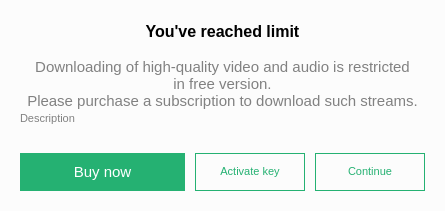
<?xml version="1.0" encoding="UTF-8"?>
<ui version="4.0">
 <class>AlertDialog</class>
 <widget class="QDialog" name="AlertDialog">
  <property name="windowModality">
   <enum>Qt::NonModal</enum>
  </property>
  <property name="geometry">
   <rect>
    <x>0</x>
    <y>0</y>
    <width>440</width>
    <height>234</height>
   </rect>
  </property>
  <property name="sizePolicy">
   <sizepolicy hsizetype="Preferred" vsizetype="Preferred">
    <horstretch>0</horstretch>
    <verstretch>0</verstretch>
   </sizepolicy>
  </property>
  <property name="minimumSize">
   <size>
    <width>400</width>
    <height>0</height>
   </size>
  </property>
  <property name="maximumSize">
   <size>
    <width>16777215</width>
    <height>16777215</height>
   </size>
  </property>
  <property name="font">
   <font>
    <pointsize>8</pointsize>
   </font>
  </property>
  <property name="contextMenuPolicy">
   <enum>Qt::NoContextMenu</enum>
  </property>
  <property name="windowTitle">
   <string>Limitations</string>
  </property>
  <property name="styleSheet">
   <string notr="true">#AlertDialog {
    background-color:#FCFCFC;
}</string>
  </property>
  <property name="locale">
   <locale language="English" country="UnitedStates"/>
  </property>
  <property name="modal">
   <bool>false</bool>
  </property>
  <layout class="QVBoxLayout" name="verticalLayout">
   <property name="spacing">
    <number>0</number>
   </property>
   <property name="sizeConstraint">
    <enum>QLayout::SetFixedSize</enum>
   </property>
   <property name="leftMargin">
    <number>20</number>
   </property>
   <property name="topMargin">
    <number>22</number>
   </property>
   <property name="rightMargin">
    <number>20</number>
   </property>
   <property name="bottomMargin">
    <number>20</number>
   </property>
   <item>
    <widget class="QWidget" name="wgtCaption" native="true">
     <property name="font">
      <font>
       <family>Tahoma</family>
      </font>
     </property>
     <layout class="QVBoxLayout" name="verticalLayout_3">
      <property name="spacing">
       <number>0</number>
      </property>
      <property name="leftMargin">
       <number>0</number>
      </property>
      <property name="topMargin">
       <number>0</number>
      </property>
      <property name="rightMargin">
       <number>0</number>
      </property>
      <property name="bottomMargin">
       <number>17</number>
      </property>
      <item>
       <widget class="QLabel" name="lblCaption">
        <property name="font">
         <font>
          <family>Tahoma</family>
          <pointsize>12</pointsize>
          <weight>75</weight>
          <italic>false</italic>
          <bold>true</bold>
          <kerning>true</kerning>
         </font>
        </property>
        <property name="styleSheet">
         <string notr="true">#lblCaption {
    color: black;
    font: normal 12pt &quot;Tahoma&quot;;
    font-weight: bold;
    text-align: center;
}</string>
        </property>
        <property name="text">
         <string>You've reached limit</string>
        </property>
        <property name="alignment">
         <set>Qt::AlignCenter</set>
        </property>
       </widget>
      </item>
     </layout>
    </widget>
   </item>
   <item>
    <widget class="QWidget" name="wgtContent" native="true">
     <property name="sizePolicy">
      <sizepolicy hsizetype="Preferred" vsizetype="Preferred">
       <horstretch>0</horstretch>
       <verstretch>0</verstretch>
      </sizepolicy>
     </property>
     <property name="minimumSize">
      <size>
       <width>0</width>
       <height>0</height>
      </size>
     </property>
     <property name="styleSheet">
      <string notr="true"/>
     </property>
     <layout class="QVBoxLayout" name="verticalLayout_2">
      <property name="spacing">
       <number>0</number>
      </property>
      <property name="leftMargin">
       <number>0</number>
      </property>
      <property name="topMargin">
       <number>0</number>
      </property>
      <property name="rightMargin">
       <number>0</number>
      </property>
      <property name="bottomMargin">
       <number>0</number>
      </property>
      <item>
       <widget class="QLabel" name="lblMain">
        <property name="sizePolicy">
         <sizepolicy hsizetype="Preferred" vsizetype="Preferred">
          <horstretch>0</horstretch>
          <verstretch>0</verstretch>
         </sizepolicy>
        </property>
        <property name="font">
         <font>
          <family>Segoe UI Symbol</family>
          <pointsize>11</pointsize>
          <weight>50</weight>
          <italic>false</italic>
          <bold>false</bold>
         </font>
        </property>
        <property name="styleSheet">
         <string notr="true">#lblMain {
    color: rgba(129,129,129);
    text-align: center;
    line-height: 32;
    font: normal 10.5pt &quot;Segoe UI Symbol&quot;;
}</string>
        </property>
        <property name="text">
         <string notr="true">Downloading of high-quality video and audio is restricted 
in free version.
Please purchase a subscription to download such streams.</string>
        </property>
        <property name="textFormat">
         <enum>Qt::PlainText</enum>
        </property>
        <property name="alignment">
         <set>Qt::AlignCenter</set>
        </property>
        <property name="wordWrap">
         <bool>true</bool>
        </property>
       </widget>
      </item>
      <item>
       <widget class="QLabel" name="lblMainDesk">
        <property name="minimumSize">
         <size>
          <width>0</width>
          <height>17</height>
         </size>
        </property>
        <property name="styleSheet">
         <string notr="true">#lblMainDesk {
    color: rgba(129,129,129);
    text-align: left;
    line-height: 32;
    font: normal 10.5pt &quot;Segoe UI Symbol&quot;;
    padding-top: -10px;
}</string>
        </property>
        <property name="text">
         <string notr="true">Description</string>
        </property>
        <property name="textFormat">
         <enum>Qt::PlainText</enum>
        </property>
        <property name="margin">
         <number>0</number>
        </property>
        <property name="indent">
         <number>-1</number>
        </property>
       </widget>
      </item>
     </layout>
    </widget>
   </item>
   <item alignment="Qt::AlignHCenter">
    <widget class="QWidget" name="wgtControls" native="true">
     <property name="sizePolicy">
      <sizepolicy hsizetype="Preferred" vsizetype="Maximum">
       <horstretch>0</horstretch>
       <verstretch>0</verstretch>
      </sizepolicy>
     </property>
     <layout class="QHBoxLayout" name="horizontalLayout_2">
      <property name="spacing">
       <number>10</number>
      </property>
      <property name="sizeConstraint">
       <enum>QLayout::SetDefaultConstraint</enum>
      </property>
      <property name="leftMargin">
       <number>0</number>
      </property>
      <property name="topMargin">
       <number>26</number>
      </property>
      <property name="rightMargin">
       <number>0</number>
      </property>
      <property name="bottomMargin">
       <number>0</number>
      </property>
      <item>
       <widget class="QWidget" name="wgtAccept" native="true">
        <property name="sizePolicy">
         <sizepolicy hsizetype="Preferred" vsizetype="Preferred">
          <horstretch>0</horstretch>
          <verstretch>0</verstretch>
         </sizepolicy>
        </property>
        <layout class="QGridLayout" name="gridLayout">
         <property name="leftMargin">
          <number>0</number>
         </property>
         <property name="topMargin">
          <number>0</number>
         </property>
         <property name="rightMargin">
          <number>0</number>
         </property>
         <property name="bottomMargin">
          <number>0</number>
         </property>
         <property name="spacing">
          <number>0</number>
         </property>
         <item row="0" column="0">
          <widget class="QPushButton" name="btnAccept">
           <property name="sizePolicy">
            <sizepolicy hsizetype="Maximum" vsizetype="Preferred">
             <horstretch>0</horstretch>
             <verstretch>0</verstretch>
            </sizepolicy>
           </property>
           <property name="minimumSize">
            <size>
             <width>165</width>
             <height>38</height>
            </size>
           </property>
           <property name="font">
            <font>
             <family>Tahoma</family>
             <pointsize>11</pointsize>
             <weight>50</weight>
             <italic>false</italic>
             <bold>false</bold>
            </font>
           </property>
           <property name="styleSheet">
            <string notr="true">QPushButton {
    background-color: #25B172;
    color: white;
    border: 0px;
    font: normal 10.5pt &quot;Tahoma&quot;;
    padding: 0 20 1 20;
}

QPushButton:hover {
    background-color: #26C281;
}

QPushButton:pressed {
    background-color: #049372;
}</string>
           </property>
           <property name="text">
            <string>Buy now</string>
           </property>
           <property name="autoDefault">
            <bool>true</bool>
           </property>
           <property name="flat">
            <bool>false</bool>
           </property>
          </widget>
         </item>
        </layout>
       </widget>
      </item>
      <item>
       <widget class="QWidget" name="wgtReject" native="true">
        <property name="sizePolicy">
         <sizepolicy hsizetype="Preferred" vsizetype="Preferred">
          <horstretch>0</horstretch>
          <verstretch>0</verstretch>
         </sizepolicy>
        </property>
        <layout class="QGridLayout" name="gridLayout_2">
         <property name="leftMargin">
          <number>0</number>
         </property>
         <property name="topMargin">
          <number>0</number>
         </property>
         <property name="rightMargin">
          <number>0</number>
         </property>
         <property name="bottomMargin">
          <number>0</number>
         </property>
         <property name="spacing">
          <number>0</number>
         </property>
         <item row="0" column="0">
          <widget class="QPushButton" name="btnReject">
           <property name="enabled">
            <bool>true</bool>
           </property>
           <property name="sizePolicy">
            <sizepolicy hsizetype="Maximum" vsizetype="Preferred">
             <horstretch>0</horstretch>
             <verstretch>0</verstretch>
            </sizepolicy>
           </property>
           <property name="minimumSize">
            <size>
             <width>110</width>
             <height>38</height>
            </size>
           </property>
           <property name="styleSheet">
            <string notr="true">QPushButton {
    color: #25B172;
    font: normal 10.5pt &quot;Tahoma&quot;;
    border:1px solid #25B172;
    padding: 0 20 1 20;
}

QPushButton:hover {
    background-color: #EFEFEF;
}

QPushButton:pressed {
    background-color: #D3D3D3;
    border: none;
}</string>
           </property>
           <property name="text">
            <string>Activate key</string>
           </property>
           <property name="autoDefault">
            <bool>false</bool>
           </property>
          </widget>
         </item>
        </layout>
       </widget>
      </item>
      <item>
       <widget class="QWidget" name="wgtContinue" native="true">
        <layout class="QGridLayout" name="gridLayout_3">
         <property name="leftMargin">
          <number>0</number>
         </property>
         <property name="topMargin">
          <number>0</number>
         </property>
         <property name="rightMargin">
          <number>0</number>
         </property>
         <property name="bottomMargin">
          <number>0</number>
         </property>
         <property name="spacing">
          <number>0</number>
         </property>
         <item row="0" column="0">
          <widget class="QPushButton" name="btnContinue">
           <property name="minimumSize">
            <size>
             <width>110</width>
             <height>38</height>
            </size>
           </property>
           <property name="styleSheet">
            <string notr="true">QPushButton {
    color: #25B172;
    font: normal 10.5pt &quot;Tahoma&quot;;
    border:1px solid #25B172;
    padding: 0 20 1 20;
}

QPushButton:hover {
    background-color: #EFEFEF;
}

QPushButton:pressed {
    background-color: #D3D3D3;
    border: none;
}</string>
           </property>
           <property name="text">
            <string>Continue</string>
           </property>
          </widget>
         </item>
        </layout>
       </widget>
      </item>
     </layout>
    </widget>
   </item>
  </layout>
 </widget>
 <resources/>
 <connections>
  <connection>
   <sender>btnAccept</sender>
   <signal>clicked()</signal>
   <receiver>AlertDialog</receiver>
   <slot>accept()</slot>
   <hints>
    <hint type="sourcelabel">
     <x>139</x>
     <y>222</y>
    </hint>
    <hint type="destinationlabel">
     <x>248</x>
     <y>125</y>
    </hint>
   </hints>
  </connection>
  <connection>
   <sender>btnReject</sender>
   <signal>clicked()</signal>
   <receiver>AlertDialog</receiver>
   <slot>reject()</slot>
   <hints>
    <hint type="sourcelabel">
     <x>358</x>
     <y>222</y>
    </hint>
    <hint type="destinationlabel">
     <x>248</x>
     <y>125</y>
    </hint>
   </hints>
  </connection>
 </connections>
</ui>
